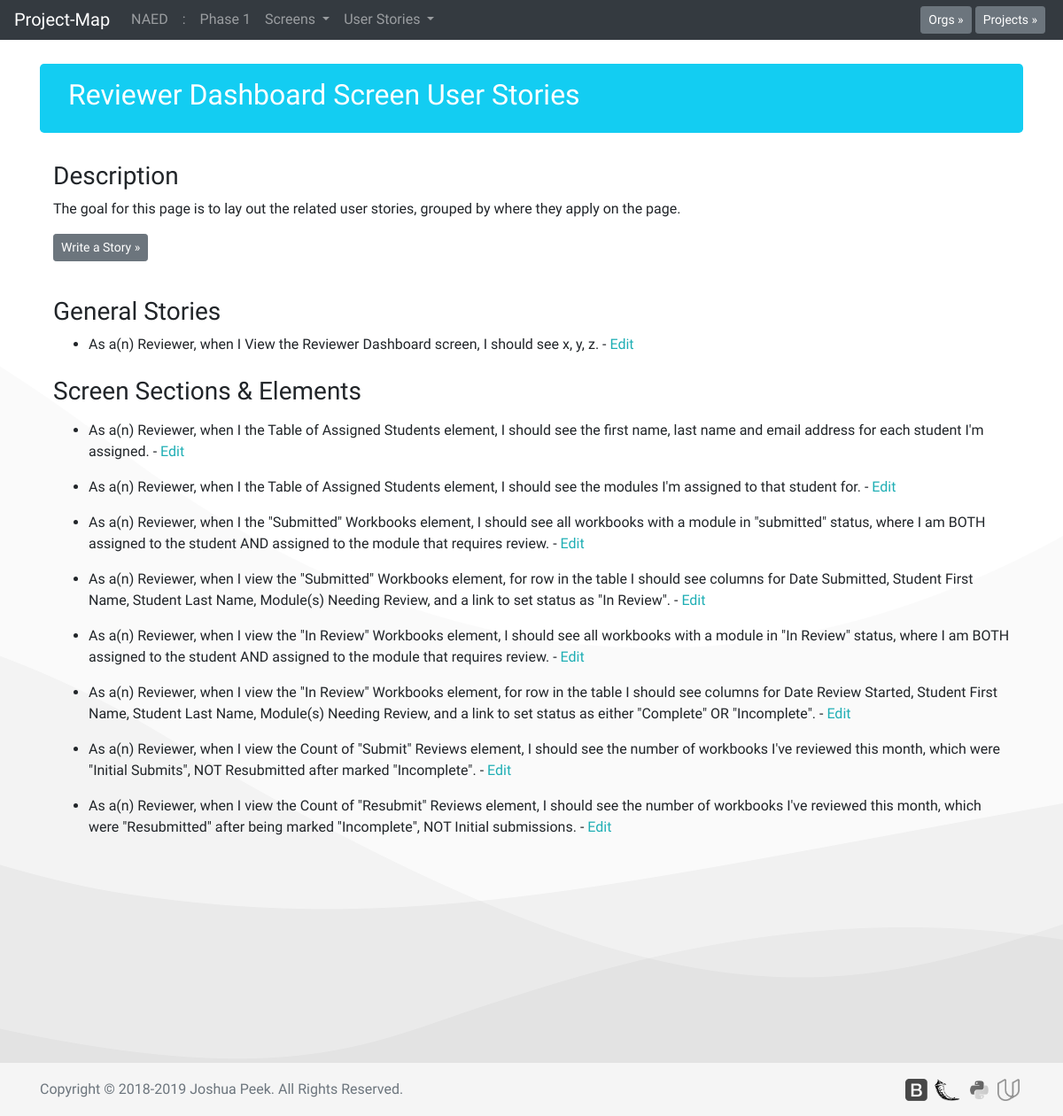
The page /scrn12/story on the database its author committed.
### database_setup.py (models this page shows, shortened)
class Org(Base):
    __tablename__ = 'org'
    id = Column(Integer, primary_key=True)
    title = Column(String(250), nullable=False)
    description = Column(String(500))

class Project(Base):
    __tablename__ = 'project'
    id = Column(Integer, primary_key=True)
    title = Column(String(250), nullable=False)
    description = Column(String(500))
    org_id = Column(Integer, ForeignKey('org.id'))
    org = relationship(Org)

class Screen(Base):
    __tablename__ = 'screen'
    id = Column(Integer, primary_key=True)
    title = Column(String(250), nullable=False)
    description = Column(String(500))
    project_id = Column(Integer, ForeignKey('project.id'))
    project = relationship(Project)

class Story(Base):
    __tablename__ = 'story'
    id = Column(Integer, primary_key=True)
    expectation = Column(String(500), nullable=False)
    action = Column(String(50), nullable=False)
    hook = Column(String(10), nullable=False)
    hookID = Column(Integer, nullable=False)
    project_id = Column(Integer, ForeignKey('project.id'))
    project = relationship(Project)
    screen_id = Column(Integer, ForeignKey('screen.id'))
    screen = relationship(Screen)
    role_id = Column(Integer, ForeignKey('role.id'))
    role = relationship(Role)

class Role(Base):
    __tablename__ = 'role'
    id = Column(Integer, primary_key=True)
    title = Column(String(250), nullable=False)
    description = Column(String(500))
    authRequired = Column(String(5))
    project_id = Column(Integer, ForeignKey('project.id'))
    project = relationship(Project)

class Element(Base):
    __tablename__ = 'element'
    id = Column(Integer, primary_key=True)
    title = Column(String(250), nullable=False)
    description = Column(String(500))
    project_id = Column(Integer, ForeignKey('project.id'))
    project = relationship(Project)

### app.py (the view)
@app.route('/scrn<int:screen_id>/story')
def screenStory(screen_id):
    screen = session.query(Screen).filter_by(id=screen_id).one()
    project = session.query(Project).filter_by(id=screen.project.id).one()
    stories = session.query(Story).filter_by(screen_id=screen_id).all()
    ss = session.query(ScreenSection).filter_by(screen_id=screen_id).all()
    se = session.query(SectionElement).filter_by(project_id=project.id)
    allorgs = session.query(Org).all()
    allprojects = session.query(Project).all()
    org = session.query(Org).filter_by(id=project.org.id).one()
    projects = session.query(Project).filter_by(org_id=org.id).all()
    screens = session.query(Screen).filter_by(project_id=project.id).all()
    roles = session.query(Role).filter_by(project_id=project.id).all()
    return render_template('stories.html', screen=screen, project=project,
    stories=stories, ss=ss, se=se, allorgs=allorgs, allprojects=allprojects,
    org=org, projects=projects, screens=screens, roles=roles)

### templates/stories.html (shortened to what this page needs)
<!doctype html>
<html lang="en">
  {% include "header.html" %}
  <body>
    {% include "menu.html" %}
    <main role="main" class="container">
      <div class="jumbotron" style="padding:1rem 2rem;background-color:#13cdf2;background-image:none;">
        <h2 style="font-family: 'Rock Salt', cursive;">{{screen.title}} Screen User Stories</h2>
      </div>
<div class="container">
  <div class="row">
    <div class="col-md-12 mb-4">
      <h3>Description</h3>
      <p>The goal for this page is to lay out the related user stories,
        grouped by where they apply on the page.</p>
      <p><button type="button" class="btn btn-secondary btn-sm" data-toggle="modal" data-target="#story-composer">Write a Story &raquo;</button></p>
    </div>
  </div>
  <div class="row">
    <div class="col-md-12 mb-2">
      <h3>General Stories</h3>
      <ul>
        {% for i in stories %}
          {% if i.hook == "screen" %}
            <li>As a(n) {{i.role.title}}, when I {{i.action}} the
              {{i.screen.title}} screen, {{i.expectation}}. -
            <a href="{{url_for('editStory', story_id=i.id)}}">Edit</a></li>
          {% endif %}
        {% endfor %}
      </ul>
    </div>
  </div>
  <div class="row">
    <div class="col-md-12 mb-2">
      <h3>Screen Sections & Elements</h3>
        {% for i in ss %}
          {% for b in se %}
            {% for c in stories %}
              <ul>
                {% if c.hook == "element" %}
                  {% if c.hookID == b.element.id and b.section.id == i.section.id %}
                    <li>As a(n) {{c.role.title}}, when I {{c.action}} the
                      {{b.element.title}} element, {{c.expectation}}. -
                    <a href="{{url_for('editStory', story_id=c.id)}}">Edit</a></li>
                  {% endif %}
                {% endif %}
              </ul>
            {% endfor %}
          {% endfor %}
        {% endfor %}
    </div>
  </div>
</div>
    </main>
  {% include "footer.html" %}
  </body>
</html>

### templates/menu.html (shortened to what this page needs)
<nav class="navbar navbar-expand-md navbar-dark fixed-top bg-dark">
  <a class="navbar-brand" href="/">Project-Map</a>
  <div class="collapse navbar-collapse" id="navbarCollapse">
    <ul class="navbar-nav mr-auto">
      {% if org is defined %}
      <li class="nav-item">
        <a class="nav-link" href="{{url_for('orgPage', org_id=org.id)}}">{{org.title}}</a>
      </li>
      {% endif %}
      {% if project is defined %}
      <li class="nav-item">
        <span class="nav-link">:</span>
      </li>
      <li class="nav-item">
        <a class="nav-link" href="{{url_for('projectPage', org_id=project.org.id,
          project_id=project.id)}}">{{project.title}}
        </a>
      </li>
      {% endif %}
      {% if screens is defined %}
      <li class="nav-item dropdown">
        <a class="nav-link dropdown-toggle" href="#" id="navbarDropdown" role="button" data-toggle="dropdown" aria-haspopup="true" aria-expanded="false">
          Screens
        </a>
      </li>
      {% endif %}
      {% if screens is defined %}
      <li class="nav-item dropdown">
        <a class="nav-link dropdown-toggle" href="#" id="navbarDropdown" role="button" data-toggle="dropdown" aria-haspopup="true" aria-expanded="false">
          User Stories
        </a>
      </li>
      {% endif %}
    </ul>
    {% if allorgs is defined %}
    <button type="button" class="btn btn-secondary btn-sm my-2 my-sm-0" data-toggle="modal" data-target="#org-select">Orgs &raquo;</button>&nbsp;
    {% endif %}
    {% if allprojects is defined %}
    <button type="button" class="btn btn-secondary btn-sm my-2 my-sm-0" data-toggle="modal" data-target="#project-select">Projects &raquo;</button>&nbsp;
    {% endif %}
  </div>
</nav>

### rows shown on the page
Org: title "NAED"
Project: title "Phase 1"
Screen: title "Reviewer Dashboard"
Story: role "Reviewer", action "View", screen "Reviewer Dashboard", expectation "I should see x, y, z"
Story: role "Reviewer", expectation "I should see the first name, last name and email address for each student I'm assigned"
Element: element "Table of Assigned Students"
Story: role "Reviewer", expectation "I should see the modules I'm assigned to that student for"
Story: role "Reviewer", expectation "I should see all workbooks with a module in \"submitted\" status, where I am BOTH assigned to the student AND assigned to the module that requires review"
Element: element "\"Submitted\" Workbooks"
Story: role "Reviewer", action "view", expectation "for row in the table I should see columns for Date Submitted, Student First Name, Student Last Name, Module(s) Needing Review, and a link to set status as \"In Review\""
Story: role "Reviewer", action "view", expectation "I should see all workbooks with a module in \"In Review\" status, where I am BOTH assigned to the student AND assigned to the module that requires review"
Element: element "\"In Review\" Workbooks"
Story: role "Reviewer", action "view", expectation "for row in the table I should see columns for Date Review Started, Student First Name, Student Last Name, Module(s) Needing Review, and a link to set status as either \"Complete\" OR \"Incomplete\""
Story: role "Reviewer", action "view", expectation "I should see the number of workbooks I've reviewed this month, which were \"Initial Submits\", NOT Resubmitted after marked \"Incomplete\""
Element: element "Count of \"Submit\" Reviews"
Story: role "Reviewer", action "view", expectation "I should see the number of workbooks I've reviewed this month, which were \"Resubmitted\" after being marked \"Incomplete\", NOT Initial submissions"
Element: element "Count of \"Resubmit\" Reviews"
